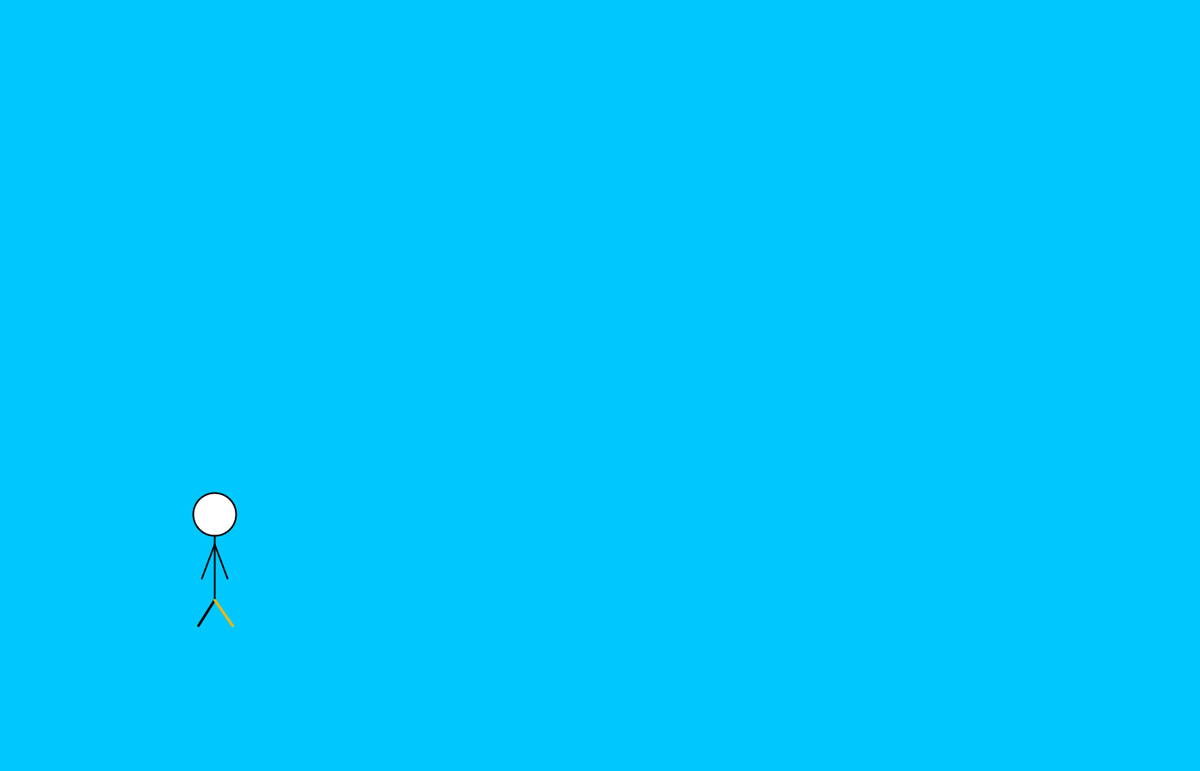
Frame 1 (no input)
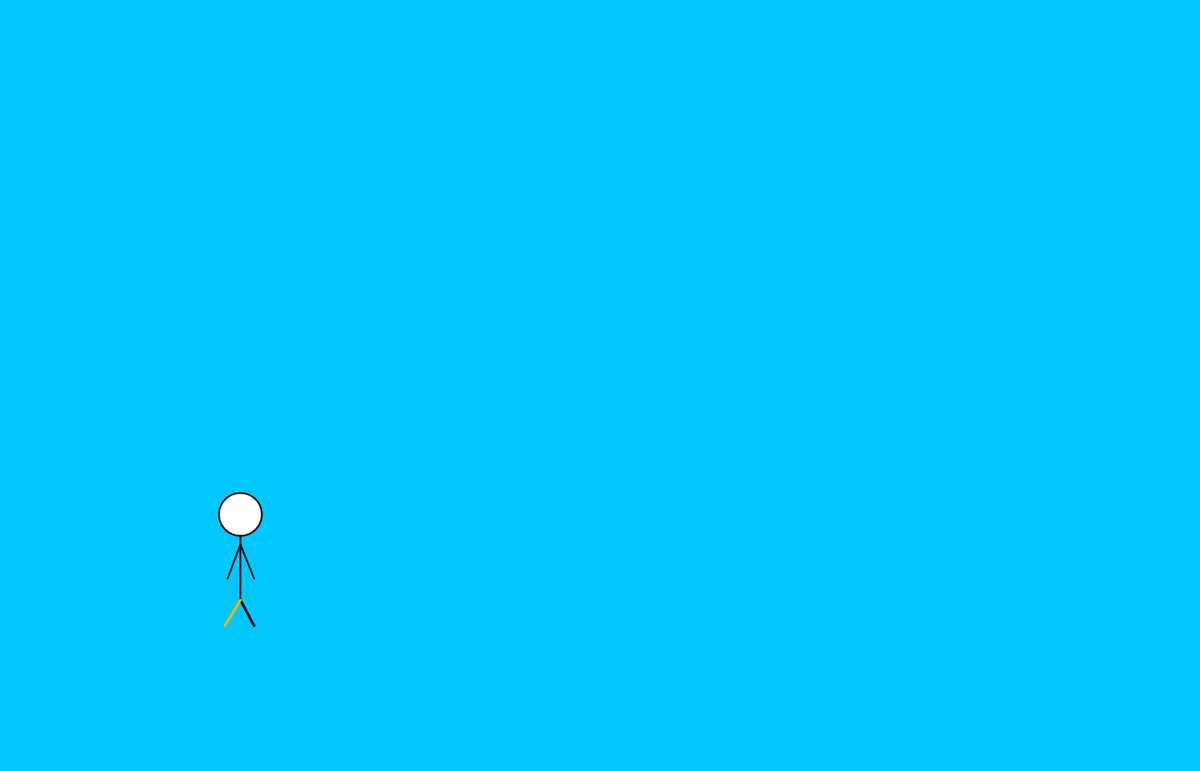
Frame 60 (the mouse pressed at the canvas centre just before this capture)
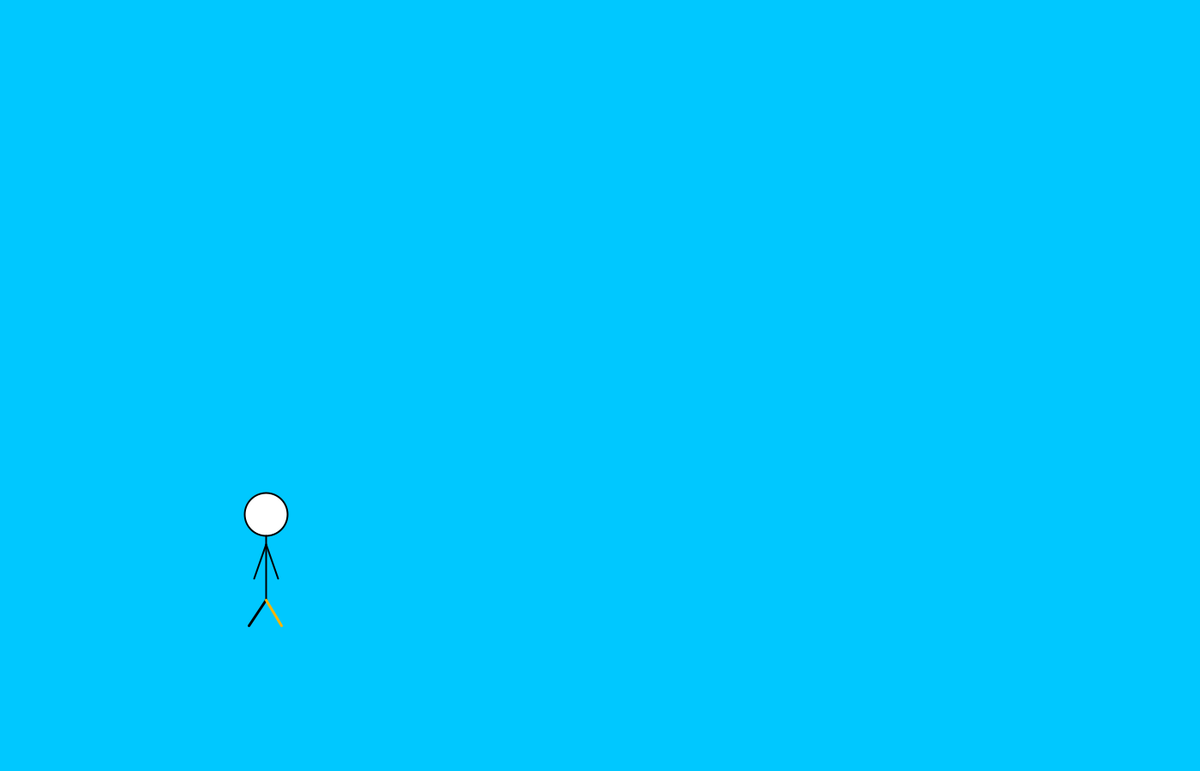
Frame 120 (the mouse held since frame 60 and released just before this capture)

The Processing sketch that drew these frames (run headless with seeded random() and noise(); from frame 60 on, the mouse is pressed at the canvas centre):

// Processing sketch: man_walk
// ── man_walk.pde
float manX = 250;
float manY = 600;
float lLeg = manX-20;
float rLeg =  manX+20;
boolean lInFront = false;
boolean rInFront = false;
float lArm = manX - 15;
float rArm = manX +15;

void setup(){
  size(1400,900);
}

void draw(){
  stroke(0);
  strokeWeight(2);
  //drawing the stickman
  
  if(rInFront){
    if (rLeg >= manX-20){
       rLeg -= .25;
       lArm += 1.14;}
         
    else 
       rInFront = false;
  }
  
  if(lInFront){
    if (lLeg >= manX-20){
       lLeg -= .25;
       rArm += 1.145;}
         
    else 
       lInFront = false;
  }  
  
  if(!rInFront){
    if(rLeg <= manX+20){
       rLeg += 1.1;
     }
    else
       rInFront = true;
  }
  
  if(!lInFront){
    if(lLeg <= manX+20){
       lLeg += 1.1;
     }
    else
       lInFront = true;
   }
 
  
  if(manX <= 1450){
    manX += .5;
  }
  else{
    manX = -50;
    lLeg = manX - 20;
    rLeg = manX + 25;
    rArm = manX + 15;
    lArm = manX - 15;
  }     
   background(0,200,255);
    
  ellipse(manX,manY,50,50);//head
  line(manX,manY+25,manX,manY+100);//torso
  
  line(manX,manY+35, rArm,manY+75);//right arm
  
  line(manX,manY+35, lArm, manY+75);//left arm
  
  strokeWeight(3);
  line(manX,manY+100,lLeg,manY+130);//left leg
  stroke(255,180,0);
  line(manX,manY+100,rLeg,manY+130);//right leg
  

}
